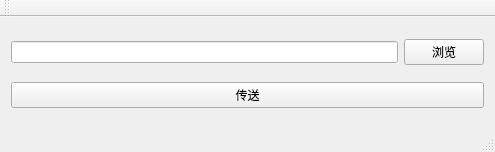
<?xml version="1.0" encoding="UTF-8"?>
<ui version="4.0">
 <class>Test8_3AClass</class>
 <widget class="QMainWindow" name="Test8_3AClass">
  <property name="geometry">
   <rect>
    <x>0</x>
    <y>0</y>
    <width>495</width>
    <height>152</height>
   </rect>
  </property>
  <property name="windowTitle">
   <string>Test8_3A</string>
  </property>
  <widget class="QWidget" name="centralWidget">
   <layout class="QVBoxLayout" name="verticalLayout">
    <item>
     <layout class="QHBoxLayout" name="horizontalLayout">
      <item>
       <widget class="QLineEdit" name="textFile"/>
      </item>
      <item>
       <widget class="QPushButton" name="btnSelect">
        <property name="text">
         <string>浏览</string>
        </property>
       </widget>
      </item>
     </layout>
    </item>
    <item>
     <widget class="QPushButton" name="btnSend">
      <property name="text">
       <string>传送</string>
      </property>
     </widget>
    </item>
   </layout>
  </widget>
  <widget class="QMenuBar" name="menuBar">
   <property name="geometry">
    <rect>
     <x>0</x>
     <y>0</y>
     <width>495</width>
     <height>23</height>
    </rect>
   </property>
  </widget>
  <widget class="QToolBar" name="mainToolBar">
   <attribute name="toolBarArea">
    <enum>TopToolBarArea</enum>
   </attribute>
   <attribute name="toolBarBreak">
    <bool>false</bool>
   </attribute>
  </widget>
  <widget class="QStatusBar" name="statusBar"/>
 </widget>
 <layoutdefault spacing="6" margin="11"/>
 <resources>
  <include location="Test8_3A.qrc"/>
 </resources>
 <connections/>
</ui>
